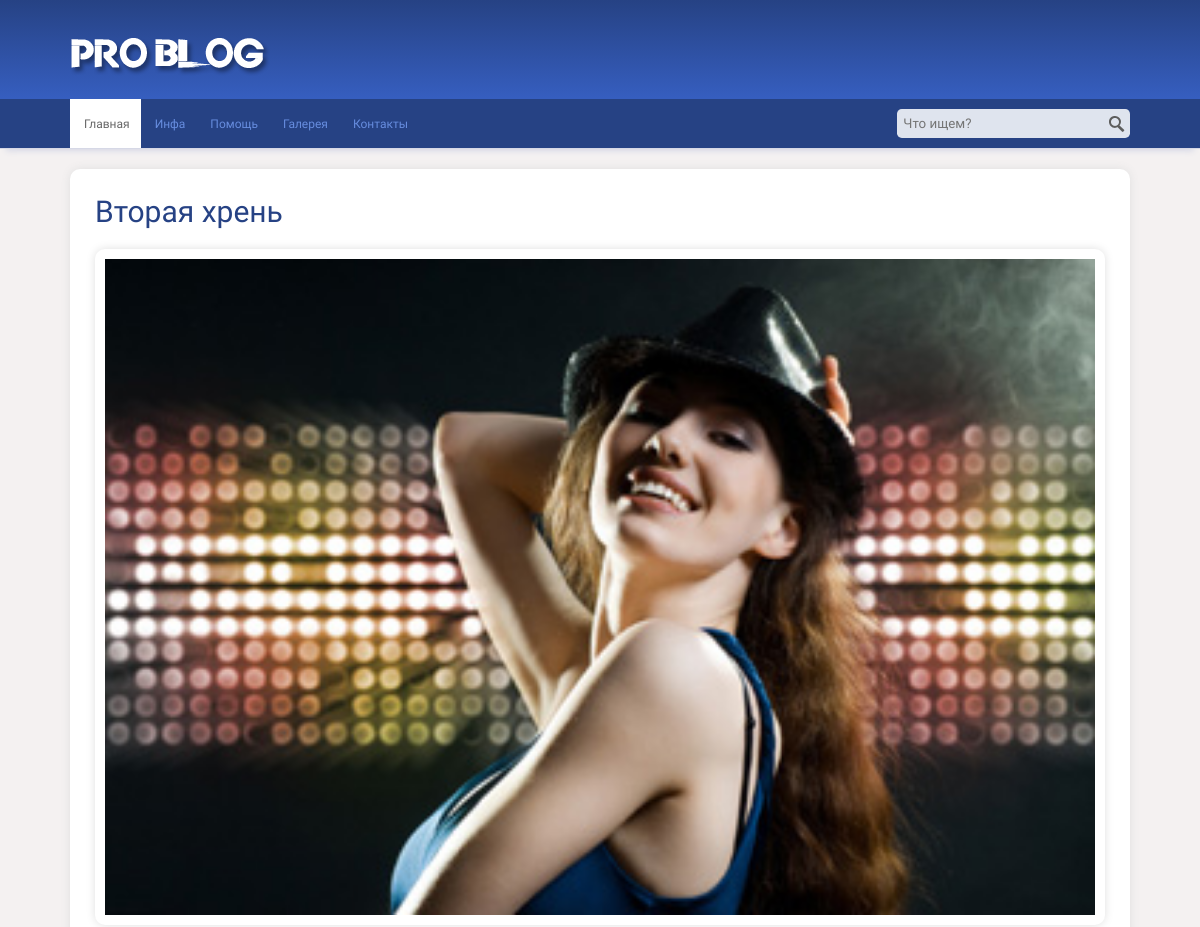
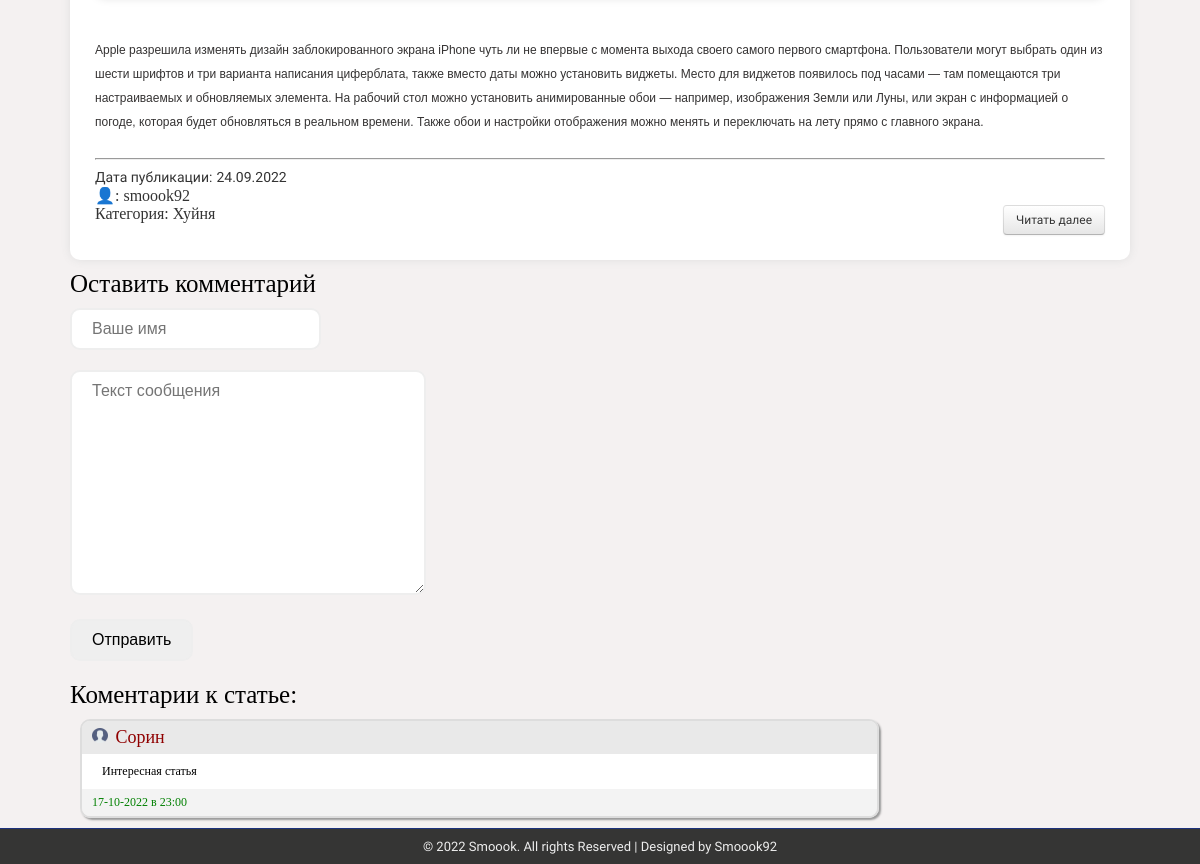
/single?id=2, run on the app's committed database (2 pictures, top to bottom).
### tables this page shows
CREATE TABLE `singles` (
  `id` int(11) NOT NULL,
  `title` varchar(255) NOT NULL,
  `text` text NOT NULL,
  `img` varchar(255) NOT NULL,
  `date` date NOT NULL,
  `category_id` int(11) NOT NULL,
  `author_id` int(11) NOT NULL
);

CREATE TABLE `authors` (
  `id` int(11) NOT NULL,
  `author_name` varchar(255) NOT NULL
);

CREATE TABLE `categories` (
  `id` int(11) NOT NULL,
  `category_name` varchar(255) NOT NULL
);

### DB/db.php (called while the page is built, shortened)
<?php
$dbhost = "localhost";
$dbname = "test_saneto";
$username = "root";
$password = "";
$db = new PDO("mysql:host=$dbhost; dbname=$dbname", $username, $password);
function get_single_by_id($id){
    global $db;
    $singles = $db->query("SELECT * FROM singles WHERE id = $id");
    foreach($singles as $single){
        return $single;
    }
}
function get_category_by_id($id){
    global $db;
    $categories = $db->query("SELECT * FROM categories WHERE id = $id");
    foreach ($categories as $category){
        return $category["category_name"];
    }
}
function get_authors_by_id($id){
    global $db;
    $authors = $db->query("SELECT * FROM authors WHERE id = $id");
    foreach($authors as $author){
        return $author["author_name"];
    }
}

### single.php (the view, shortened to what this page needs)
<?php require "include/header.php"; ?>
			</div>
			<div class="wrap">
				<div class="bloder-content">
					<?php $single = get_single_by_id($_GET['id']); ?>
					<?php $category_name = get_category_by_id($single["category_id"]); ?>
					<?php $author_name = get_authors_by_id($single["author_id"]); ?>
					<div class="blog-box1">
						<h5><a><?php echo $single["title"]; ?></a></h5>
						<div class="blog-box-image">
							<img src="<?php echo $single["img"]; ?>" title="priview" />
						</div>
						<div class="blog-box-content">
							<p><?php echo $single["text"]; ?></p>
							<hr>
							<ul>
								<li><a>Дата публикации:</a></li>
								<li><a href="#"><?php echo date("d.m.Y", strtotime($single["date"])); ?></a></li><br />
								<li><a href="#">👤:</a></li>
								<li><a href="#"><?php echo $author_name; ?></a></li><br/>
								<li><a>Категория:</a></li>
								<li><a href="#"><?php echo $category_name; ?></a></li>
								<li><a href="#"><span>Читать далее</span></a></li>
							</ul>
						</div>
					</div>
					<div class="commentBlock">
						<?php require "comments.php"; ?>
						<h1>Коментарии к статье:</h1>
						<div class="comment">
							<p class="sulez">
							<img src="/include/img/user.png" ; alt="Фото пользователя"><strong>Сорин</strong>
							</p>
							<p class="commentText">Интересная статья</p>
							<p class="sulez-2">
								<span class="new">17-10-2022 в 23:00</span>
							</p>
						</div>
					</div>
				</div>
			</div>
	<?php require "include/footer.php"; ?>
	</body>
</html>

### css/style.css (style rules this page uses)
body { background-color: rgb(244, 241, 241); }
html,body,div,span,applet,object,iframe,h1,h2,h3,h4,h5,h6,p,blockquote,pre,a,abbr,acronym,address,big,cite,code,del,dfn,em,img,ins,kbd,q,s,samp,small,strike,strong,sub,sup,tt,var,b,u,i,dl,dt,dd,ol,nav ul,nav li,fieldset,form,label,legend,table,caption,tbody,tfoot,thead,tr,th,td,article,aside,canvas,details,embed,figure,figcaption,footer,header,hgroup,menu,nav,output,ruby,section,summary,time,mark,audio,video { margin:0;padding:0;border:0;font-size:100%;font:inherit;vertical-align:baseline; }
ol,ul { list-style:none;margin:0px;padding:0px; }
a { text-decoration:none; }
img { max-width:100%; }
.wrap { width:1060px; margin:0 auto; }
.bloder-content h1 { font-size: 40px; }
.blog-box1 { width: 100%; padding: 25px; background-color: rgb(255, 255, 255); float: left; box-sizing: border-box; box-shadow: 0px 0px 10px rgb(223, 223, 223); transition: 1s; text-align: left; border-radius: 10px; }
.blog-box1 img { cursor: pointer; width: 98%; background: #fff; padding: 10px; box-shadow: 0px 0px 10px rgb(223, 223, 223); border-radius: 10px; margin-top: 20px; }
.blog-box1 h5 a { font-family: 'Carrois Gothic SC', sans-serif; font-size: 30px; color: #264284; margin-bottom: 10px; }
.blog-box-content { margin-top: 20px; }
.blog-box1 p { font-family: Arial, Helvetica, sans-serif; font-size: 12px; line-height: 2em; color: #353333; padding: 16px 0px; }
.blog-box1 ul li { display: inline-block; -webkit-transition: all .9s; -moz-transition: all .9s; -o-transition: all .9s; -ms-transition: all .9s; transition: all .9s; }
.blog-box1 ul li a { color:#333; }
.blog-box1 ul li:last-child { font-family: 'Carrois Gothic SC', sans-serif; float: right; font-size: 12px; display: inline-block; padding: 4px 12px; margin-bottom: 0; line-height: 20px; color: #333333; text-align: center; text-shadow: 0 1px 1px rgba(255, 255, 255, 0.75); vertical-align: middle; cursor: pointer; background-color: #f5f5f5; background-image: -moz-linear-gradient(top, #ffffff, #e6e6e6); background-image: -webkit-gradient(linear, 0 0, 0 100%, from(#ffffff), to(#e6e6e6)); background-image: -webkit-linear-gradient(top, #ffffff, #e6e6e6); background-image: -o-linear-gradient(top, #ffffff, #e6e6e6); background-image: linear-gradient(to bottom, #ffffff, #e6e6e6); background-repeat: repeat-x; border: 1px solid #cccccc; border-color: #e6e6e6 #e6e6e6 #bfbfbf; border-color: rgba(0, 0, 0, 0.1) rgba(0, 0, 0, 0.1) rgba(0, 0, 0, 0.25); border-bottom-color: #b3b3b3; -webkit-border-radius: 4px; -moz-border-radius: 4px; border-radius: 4px; filter: progid:DXImageTransform.Microsoft.gradient(startColorstr='#ffffffff', endColorstr='#ffe6e6e6', GradientType=0); filter: progid:DXImageTransform.Microsoft.gradient(enabled=false); -webkit-box-shadow: inset 0 1px 0 rgba(255, 255, 255, 0.2), 0 1px 2px rgba(0, 0, 0, 0.05); -moz-box-shadow: inset 0 1px 0 rgba(255, 255, 255, 0.2), 0 1px 2px rgba(0, 0, 0, 0.05); box-shadow: inset 0 1px 0 rgba(255, 255, 255, 0.2), 0 1px 2px rgba(0, 0, 0, 0.05); }
.blog-box1 ul li:nth-child(1),.blog-box1 ul li:nth-child(2) { font-size: 14px; font-family: 'Carrois Gothic SC', sans-serif; }
.commentBlock h1 { font-size: 25px; margin-top: 10px; }
.comment { width: 75%; border: 2px solid #ddd; margin: 10px; padding: 0; font-family: Tahoma; font-size: 12px; box-shadow: 2px 2px 2px #999; overflow: hidden; border-radius: 10px; }
.comment p { margin: 0; padding: 10px 20px; }
.comment p.sulez { font-size: 18px; background-color: #e9e9e9; }
.comment p.commentText { font-size: 12px; background-color: #fff; }
.comment p.sulez strong { color: #900000; }
.comment p.sulez, .comment p.sulez-2 { margin: 0; padding: 6px 4px 6px 10px; }
.comment p.sulez-2 { background-color: #f3f3f3; }
.comment p.sulez-2 span { padding: 0; color: green; }
.comment img { width: 2%; margin-right: 1%; }

### data on the page
singles: title "Вторая хрень", img (picture), text "Apple разрешила изменять дизайн заблокированного экрана iPhone чуть ли не впервые с момента выхода своего самого первого смартфона. Пользователи могут выбрать один из шести шрифтов и три варианта написания циферблата, также вместо даты можно установить виджеты. Место для виджетов появилось под часами — там помещаются три настраиваемых и обновляемых элемента. На рабочий стол можно установить анимированные обои — например, изображения Земли или Луны, или экран с информацией о погоде, которая будет обновляться в реальном времени. Также обои и настройки отображения можно менять и переключать на лету прямо с главного экрана.", date "24.09.2022", author.author_name "smoook92", category.category_name "Хуйня"
